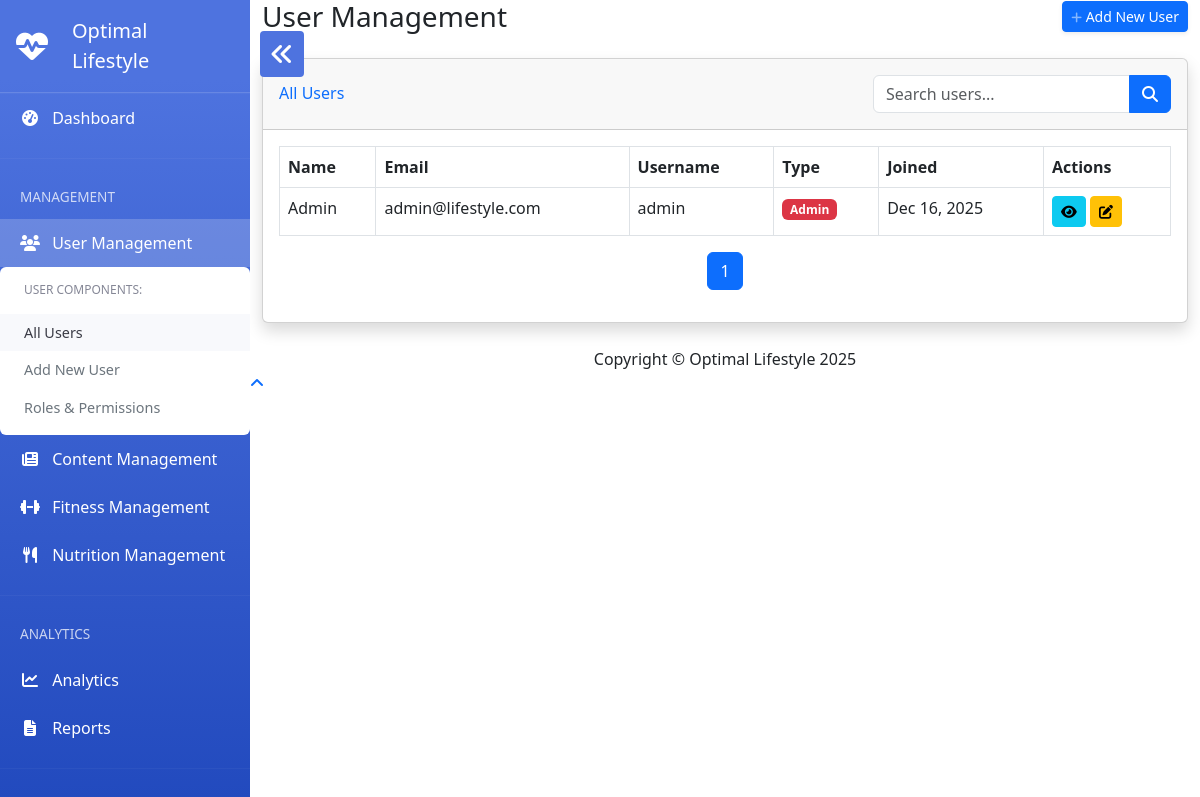
Page /admin/users.php (signed in) on the committed database.
### tables this page shows
CREATE TABLE `usersmanage` (
  `id` int(11) NOT NULL AUTO_INCREMENT,
  `name` varchar(100) NOT NULL,
  `email` varchar(255) NOT NULL,
  `password` varchar(255) NOT NULL,
  `username` varchar(20) NOT NULL,
  `gender` enum('M','F','NB','O') NOT NULL,
  `initial_weight` int(11) NOT NULL,
  `height` int(11) NOT NULL,
  `kcal_objective` int(11) NOT NULL DEFAULT '2000',
  `created_at` datetime NOT NULL DEFAULT CURRENT_TIMESTAMP,
  `user_type` enum('user','admin') NOT NULL DEFAULT 'user',
  `profile_photo` varchar(255) DEFAULT NULL,
  `last_login` datetime DEFAULT NULL,
  `status` enum('active','suspended','deleted') NOT NULL DEFAULT 'active',
  PRIMARY KEY (`id`),
  UNIQUE KEY `email` (`email`),
  UNIQUE KEY `username` (`username`)
);

### admin/users.php (the view, shortened to what this page needs)
<?php
require_once 'config/database.php';
$search = $_GET['search'] ?? '';
$page = max(1, $_GET['page'] ?? 1);
$limit = 20;
$offset = ($page - 1) * $limit;
$query = "SELECT * FROM usersmanage WHERE 1=1";
$params = [];
$query .= " ORDER BY created_at DESC LIMIT ? OFFSET ?";
$params[] = $limit;
$params[] = $offset;
$stmt = $pdo->prepare($query);
$stmt->execute($params);
$users = $stmt->fetchAll(PDO::FETCH_ASSOC);
$countQuery = str_replace('*', 'COUNT(*) as total', explode('LIMIT', $query)[0]);
$totalStmt = $pdo->prepare($countQuery);
$totalStmt->execute(array_slice($params, 0, -2));
$totalUsers = $totalStmt->fetchColumn();
$totalPages = ceil($totalUsers / $limit);
include 'includes/header.php';
include 'includes/sidebar.php';
?>
<div class="container-fluid">
    <div class="d-sm-flex align-items-center justify-content-between mb-4">
        <h1 class="h3 mb-0 text-gray-800">User Management</h1>
        <a href="user-add.php" class="d-none d-sm-inline-block btn btn-sm btn-primary shadow-sm">
            <i class="fas fa-plus fa-sm text-white-50"></i> Add New User
        </a>
    </div>
    <div class="card shadow mb-4">
        <div class="card-header py-3 d-flex flex-row align-items-center justify-content-between">
            <h6 class="m-0 font-weight-bold text-primary">All Users</h6>
            <form class="d-flex">
                <div class="input-group">
                    <input type="text" class="form-control" placeholder="Search users..." name="search" value="<?= htmlspecialchars($search) ?>">
                    <button class="btn btn-primary" type="submit">
                        <i class="fas fa-search"></i>
                    </button>
                </div>
            </form>
        </div>
        <div class="card-body">
            <div class="table-responsive">
                <table class="table table-bordered" width="100%" cellspacing="0">
                    <thead>
                        <tr>
                            <th>Name</th>
                            <th>Email</th>
                            <th>Username</th>
                            <th>Type</th>
                            <th>Joined</th>
                            <th>Actions</th>
                        </tr>
                    </thead>
                    <tbody>
                        <?php foreach ($users as $user): ?>
                        <tr>
                            <td><?= htmlspecialchars($user['name']) ?></td>
                            <td><?= htmlspecialchars($user['email']) ?></td>
                            <td><?= htmlspecialchars($user['username']) ?></td>
                            <td>
                                <span class="badge <?= $user['user_type'] == 'admin' ? 'bg-danger' : 'bg-primary' ?>">
                                    <?= ucfirst($user['user_type']) ?>
                                </span>
                            </td>
                            <td><?= date('M j, Y', strtotime($user['created_at'])) ?></td>
                            <td>
                                <a href="user-view.php?id=<?= $user['id'] ?>" class="btn btn-sm btn-info">
                                    <i class="fas fa-eye"></i>
                                </a>
                                <a href="user-edit.php?id=<?= $user['id'] ?>" class="btn btn-sm btn-warning">
                                    <i class="fas fa-edit"></i>
                                </a>
                            </td>
                        </tr>
                        <?php endforeach; ?>
                    </tbody>
                </table>
            </div>
            <nav aria-label="Page navigation">
                <ul class="pagination justify-content-center">
                    <?php for ($i = 1; $i <= $totalPages; $i++): ?>
                    <li class="page-item <?= $i == $page ? 'active' : '' ?>">
                        <a class="page-link" href="?page=<?= $i ?>&search=<?= urlencode($search) ?>"><?= $i ?></a>
                    </li>
                    <?php endfor; ?>
                </ul>
            </nav>
        </div>
    </div>
</div>
<?php include 'includes/footer.php'; ?>

### admin/includes/header.php (style rules this page uses)
:root { --primary: #4e73df; --secondary: #858796; --success: #1cc88a; --info: #36b9cc; --warning: #f6c23e; --danger: #e74a3b; --light: #f8f9fc; --dark: #5a5c69; }

### admin/includes/sidebar.php (style rules this page uses)
body { margin-left: 250px; transition: margin-left 0.3s ease; }

### rows in the picture
usersmanage: name "Admin", email "admin@lifestyle.com", username "admin", user_type "Admin", created_at "Dec 16, 2025"
